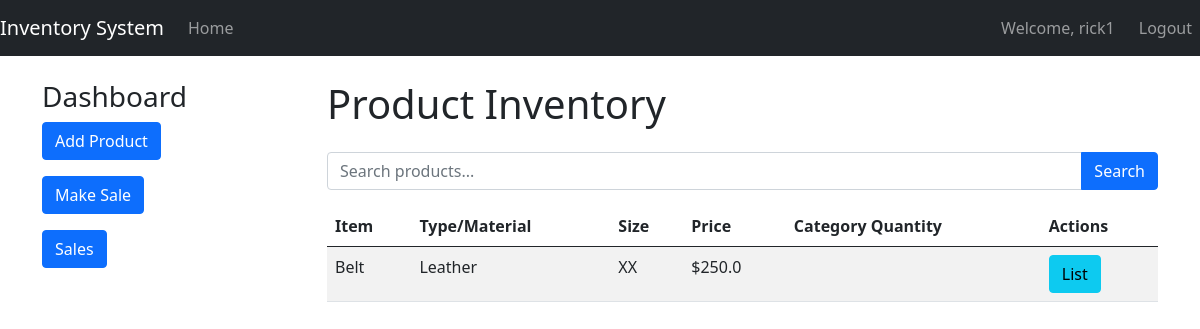
The app's page /index (signed in) with its own data.
### STORE/models.py (models this page shows, shortened)
class User(UserMixin, db.Model):
    id = db.Column(db.Integer, primary_key=True)
    username = db.Column(db.String(64), index=True, unique=True, nullable=False)
    email = db.Column(db.String(120), index=True, unique=True, nullable=False)
    password_hash = db.Column(db.String(128), nullable=False)

class Product(db.Model):
    code = db.Column(db.String(20), primary_key=True, unique=True, nullable=False, index=True)  # Index added to code column
    item = db.Column(db.String(100), nullable=False)
    type_material = db.Column(db.String(100), nullable=False)
    size = db.Column(db.String(20), nullable=False)
    color = db.Column(db.String(50), nullable=False)
    description = db.Column(db.Text, nullable=False)
    price = db.Column(db.Float, nullable=False)
    quantity = db.Column(db.Integer, nullable=False, default=1)  # Default quantity set to 1
    sales = relationship('Sale', backref='product', lazy=True)  # Relationship with Sale model

### STORE/routes.py (the view)
@app.route('/index')
@login_required
def index():
    all_products = Product.query.all()
    sold_product_codes = [sale.product_code for sale in Sale.query.all()]
    unsold_products = [product for product in all_products if product.code not in sold_product_codes]
    return render_template('index.html', products=unsold_products)

### STORE/__init__.py (called while the page is built)
@login_manager.user_loader
def load_user(user_id):
    return User.query.get(int(user_id))

### STORE/templates/index.html (shortened to what this page needs)
{% extends "base.html" %}
{% block content %}
<div class="row">
    <div class="col-md-3">
        <h3>Dashboard</h3>
        <a href="{{ url_for('add_product') }}" class="btn btn-primary mb-3">Add Product</a>
        <form action="{{ url_for('make_sale') }}" method="get">
            <button type="submit" class="btn btn-primary mb-3">Make Sale</button>
        </form>
        <form action="{{ url_for('sales') }}" method="post">
            <button type="submit" class="btn btn-primary mb-3">Sales</button>
        </form>
    </div>
    <div class="col-md-9">
        <h1 class="mb-4">Product Inventory</h1>
        <div class="input-group mb-3">
            <input type="text" id="searchInput" class="form-control" placeholder="Search products...">
            <button class="btn btn-primary" type="button" id="searchButton">Search</button>
        </div>
        <div id="productTableContainer">
            <table class="table table-striped">
                <thead>
                    <tr>
                        <th scope="col">Item</th>
                        <th scope="col">Type/Material</th>
                        <th scope="col">Size</th>
                        <th scope="col">Price</th>
                        <th scope="col">Category Quantity</th>
                        <th scope="col">Actions</th>
                    </tr>
                </thead>
                <tbody id="productTableBody">
                    {% for product in products %}
                    <tr>
                        <td>{{ product.item }}</td>
                        <td>{{ product.type_material }}</td>
                        <td>{{ product.size }}</td>
                        <td>${{ product.price }}</td>
                        <td>{{ product.total_quantity }}</td>
                        <td>
                            <button class="btn btn-info toggle-button"
                                    data-item="{{ product.item }}"
                                    data-type-material="{{ product.type_material }}"
                                    data-size="{{ product.size }}"
                                    data-price="{{ product.price }}">List</button>
                        </td>
                    </tr>
                    {% endfor %}
                </tbody>
            </table>
        </div>
    </div>
</div>
{% endblock %}

### STORE/templates/base.html (shortened to what this page needs)
<!DOCTYPE html>
<html lang="en">
<head>
    <link href="https://cdn.jsdelivr.net/npm/bootstrap@5.0.2/dist/css/bootstrap.min.css" rel="stylesheet">
</head>
<body>
    <nav class="navbar navbar-expand-lg navbar-dark bg-dark">
        <a class="navbar-brand" href="{{ url_for('index') }}">Inventory System</a>
        <div class="collapse navbar-collapse" id="navbarNav">
            <ul class="navbar-nav">
                {% if request.path != '/' and request.path != '/login' and request.path != '/register' %}
                <li class="nav-item">
                    <a class="nav-link" href="{{ url_for('index') }}">Home</a>
                </li>
                {% endif %}
            </ul>
        </div>
        <div class="navbar-nav ml-auto">
            {% if current_user.is_authenticated %}
                {% if request.path != '/' %}
                    <span class="navbar-text me-3">Welcome, {{ current_user.username }}</span>
                    <a href="{{ url_for('logout') }}" class="nav-item nav-link">Logout</a>
                {% endif %}
            {% else %}
                {% if request.path != '/' and request.path != '/login' and request.path != '/register' %}
                    <a href="{{ url_for('login') }}" class="nav-item nav-link">Login</a>
                {% endif %}
            {% endif %}
        </div>
    </nav>
    <div class="container mt-4">
        {% block content %}
        {% endblock %}
    </div>
</body>
</html>

### records on screen
User: username "rick1"
Product: item "Belt", type_material "Leather", size "XX", price "250.0"
